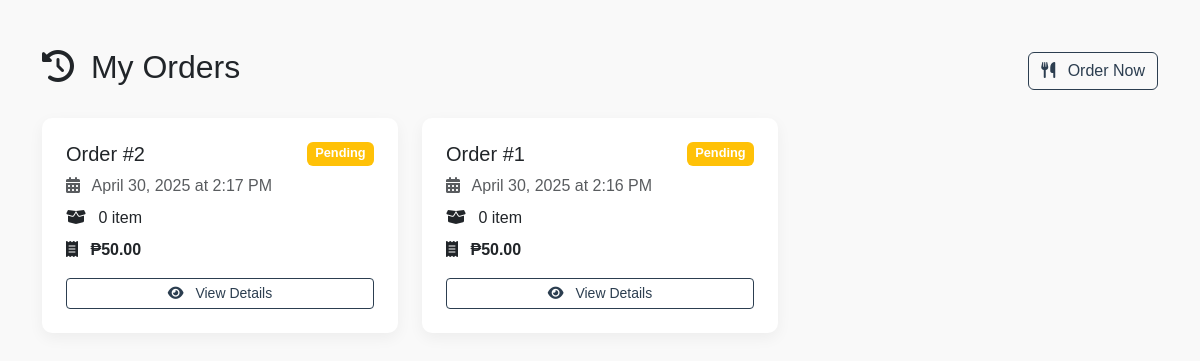
The app's page /customer/orders.php (signed in), older data.
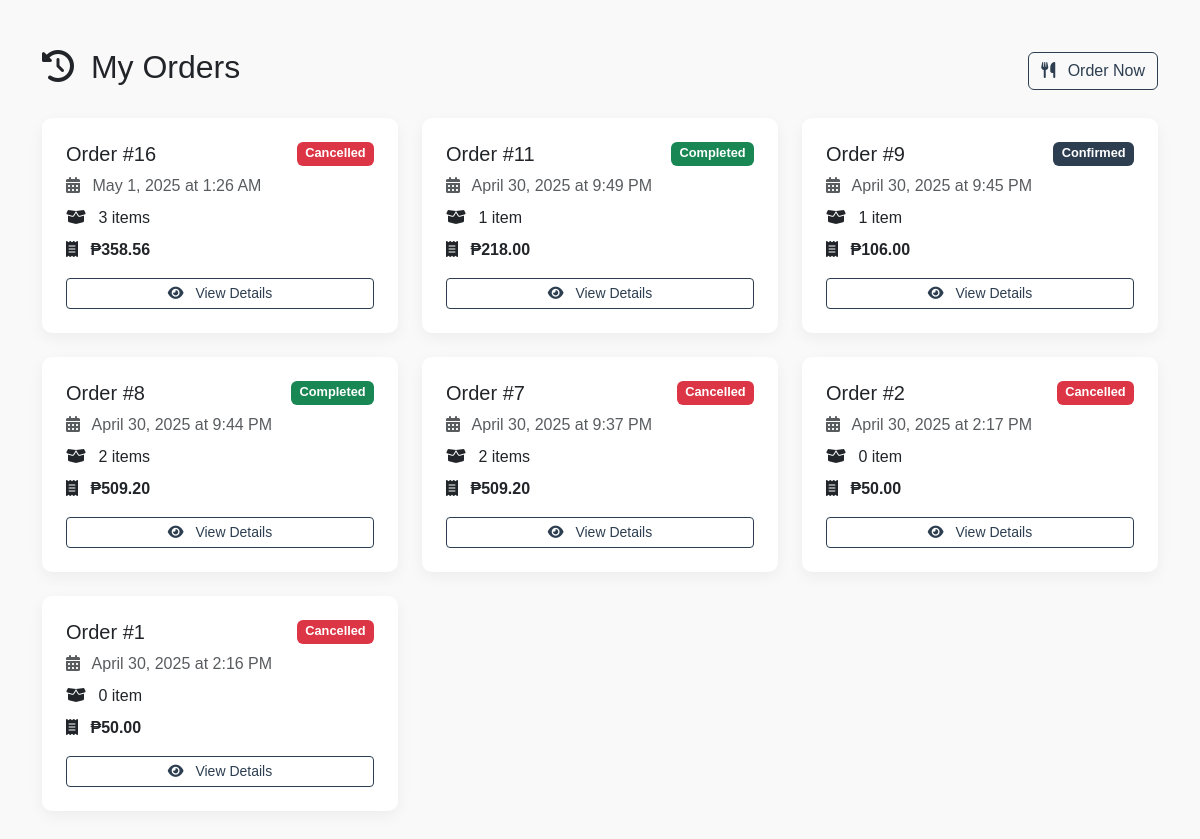
The same page, newer data.
### tables this page shows
CREATE TABLE `orders` (
  `order_id` int(11) NOT NULL,
  `customer_id` int(11) NOT NULL,
  `total_amount` decimal(10,2) NOT NULL,
  `subtotal` double NOT NULL,
  `status` enum('pending','confirmed','completed','cancelled') DEFAULT 'pending',
  `order_date` datetime DEFAULT current_timestamp(),
  `delivery_address` varchar(255) NOT NULL,
  `contact_number` varchar(50) NOT NULL,
  `special_instructions` varchar(100) NOT NULL,
  `payment_method` enum('paymongo','cod','','') NOT NULL,
  `delivery_fee` double NOT NULL,
  `tax` double NOT NULL
);

### customer/orders.php (the view, shortened to what this page needs)
<?php
require_once '../dbcon.php';
$user_id = $_SESSION['user_id'];
$customer_stmt = $conn->prepare("SELECT customer_id FROM customers WHERE user_id = ?");
$customer_stmt->bind_param("i", $user_id);
$customer_stmt->execute();
$customer_result = $customer_stmt->get_result();
$customer = $customer_result->fetch_assoc();
$order_stmt = $conn->prepare("
    SELECT o.order_id, o.order_date, o.total_amount, o.status,
           COUNT(oi.order_item_id) as item_count
    FROM orders o
    LEFT JOIN order_items oi ON o.order_id = oi.order_id
    WHERE o.customer_id = ?
    GROUP BY o.order_id
    ORDER BY o.order_date DESC
");
$order_stmt->bind_param("i", $customer['customer_id']);
$order_stmt->execute();
$orders = $order_stmt->get_result()->fetch_all(MYSQLI_ASSOC);
?>
<!DOCTYPE html>
<html lang="en">
<head>
    <link href="../assets/styles/styles.css" rel="stylesheet">
    <link rel="stylesheet" href="https://cdnjs.cloudflare.com/ajax/libs/font-awesome/6.4.0/css/all.min.css">
</head>
<body>
    <div class="container py-5">
        <div class="row">
            <div class="col-12">
                <div class="d-flex justify-content-between align-items-center mb-4">
                    <h2><i class="fas fa-history me-2"></i> My Orders</h2>
                    <a href="customer_loggedin.php" class="btn btn-outline-primary">
                        <i class="fas fa-utensils me-2"></i> Order Now
                    </a>
                </div>
                <?php if (!empty($orders)): ?>
                    <div class="row">
                        <?php foreach ($orders as $order): ?>
                            <div class="col-md-6 col-lg-4 mb-4">
                                <div class="card order-card h-100">
                                    <div class="card-body">
                                        <div class="d-flex justify-content-between mb-2">
                                            <h5 class="card-title mb-0">Order #<?= htmlspecialchars($order['order_id']) ?></h5>
                                            <span class="badge bg-<?php
                                                switch($order['status']) {
                                                    case 'completed': echo 'success'; break;
                                                    case 'confirmed': echo 'primary'; break;
                                                    case 'pending': echo 'warning'; break;
                                                    case 'cancelled': echo 'danger'; break;
                                                }
                                            ?>">
                                                <?= ucfirst(htmlspecialchars($order['status'])) ?>
                                            </span>
                                        </div>
                                        <p class="text-muted mb-2">
                                            <i class="fas fa-calendar-alt me-2"></i>
                                            <?= date('F j, Y \a\t g:i A', strtotime($order['order_date'])) ?>
                                        </p>
                                        <p class="mb-2">
                                            <i class="fas fa-box-open me-2"></i>
                                            <?= $order['item_count'] ?> item<?= $order['item_count'] > 1 ? 's' : '' ?>
                                        </p>
                                        <p class="fw-bold mb-0">
                                            <i class="fas fa-receipt me-2"></i>
                                            ₱<?= number_format($order['total_amount'], 2) ?>
                                        </p>
                                        <div class="d-grid mt-3">
                                            <a href="order_details.php?id=<?= $order['order_id'] ?>"
                                               class="btn btn-outline-primary btn-sm">
                                                <i class="fas fa-eye me-2"></i> View Details
                                            </a>
                                        </div>
                                    </div>
                                </div>
                            </div>
                        <?php endforeach; ?>
                    </div>
                <?php endif; ?>
            </div>
        </div>
    </div>
</body>
</html>

Row changes from the older to the newer data that the page shows:
added orders: order_id "16", status "Cancelled", order_date "May 1, 2025 at 1:26 AM", item_count "3", total_amount "358.56"
added orders: order_id "11", status "Completed", order_date "April 30, 2025 at 9:49 PM", item_count "1", total_amount "218.00"
added orders: order_id "9", status "Confirmed", order_date "April 30, 2025 at 9:45 PM", item_count "1", total_amount "106.00"
added orders: order_id "8", status "Completed", order_date "April 30, 2025 at 9:44 PM", item_count "2", total_amount "509.20"
added orders: order_id "7", status "Cancelled", order_date "April 30, 2025 at 9:37 PM", item_count "2", total_amount "509.20"
changed orders "April 30, 2025 at 2:17 PM": status "Pending" → "Cancelled"
changed orders "April 30, 2025 at 2:16 PM": status "Pending" → "Cancelled"
